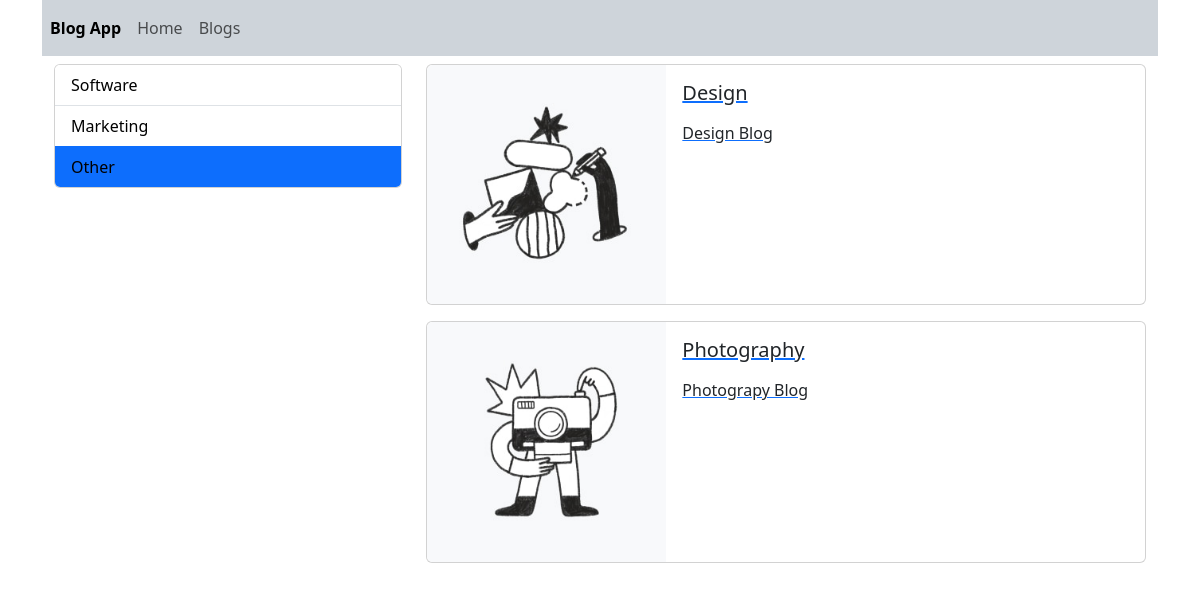
The app's page /blogs/filter/other with its own data.
### blog/models.py (models this page shows, shortened)
class Category(models.Model):
    name = models.CharField(max_length=150)
    slug = models.SlugField(null=False,blank=True,db_index=True,unique=True)

class Blog(models.Model):
    title = models.CharField(max_length=50)
    img = models.ImageField(upload_to="blogs")#upload için düzenlendi
    description = RichTextField()
    slug = models.SlugField(null=False,blank=True,db_index=True,unique=True)
    category = models.ForeignKey(Category,default=1,on_delete=models.CASCADE)

### blog/views.py (the view)
# urls.py: path("blogs/filter/<slug:slug>",views.get_blogs_by_category, name="filter_blog"),
def get_blogs_by_category(request,slug:str):
    CONTEXT = {
        "title":"Filtred Blogs",
        "blogs":Blog.objects.filter(category__slug=slug),
        "categories":Category.objects.all(),
        "selected_slug":slug
    }
    return render(request,"blog/blogs.html",CONTEXT)

### blog/templates/blog/blogs.html
{% extends 'base.html' %} {% block content %}
<div class="row vh-100 mt-2">
  <div class="col-4">{% include "partials/_categories.html" %}</div>
  <div class="col-8">
    {% if blogs|length > 0 %} {% for blog in blogs %}
    {% include "blog/partials/_cardcontent.html" %}
    {% endfor %} {% else %}
    <div class="alert alert-danger">No Blog Found</div>
    {% endif %}
  </div>
</div>
{% endblock content %}

### templates/partials/_categories.html
<div class="card">
  <ul class="list-group list-group-flush">
    {% for category in categories %} {% if category.slug == selected_slug %}
    <li class="list-group-item active">
      <a
        style="text-decoration: none; color: black"
        href="{% url 'filter_blog' category.slug %}"
      >
        {{category.name|title}}
      </a>
    </li>
    {% else %}
    <li class="list-group-item">
      <a
        style="text-decoration: none; color: black"
        href="{% url 'filter_blog' category.slug %}"
      >
        {{category.name|title}}
      </a>
    </li>
    {% endif %} {% endfor %}
  </ul>
</div>

### blog/templates/blog/partials/_cardcontent.html
{% load static %}
<a href="{% url 'blog_detail' blog.slug %}">
  <div class="card mb-3">
    <div class="row g-0">
      <div class="col-md-4">
        <img src="{{ blog.img.url }}" class="img-fluid rounded-start" />
      </div>
      <div class="col-md-8">
        <div class="card-body">
          <h5 class="card-title">{{ blog.title }}</h5>
          <p class="card-text">{{ blog.description|safe }}</p>
        </div>
      </div>
    </div>
  </div>
</a>

### records on screen
Category: name "Software"
Category: name "Marketing"
Category: name "Other"
Blog: img (picture), title "Design", description "Design Blog"
Blog: img (picture), title "Photography", description "Photograpy Blog"
